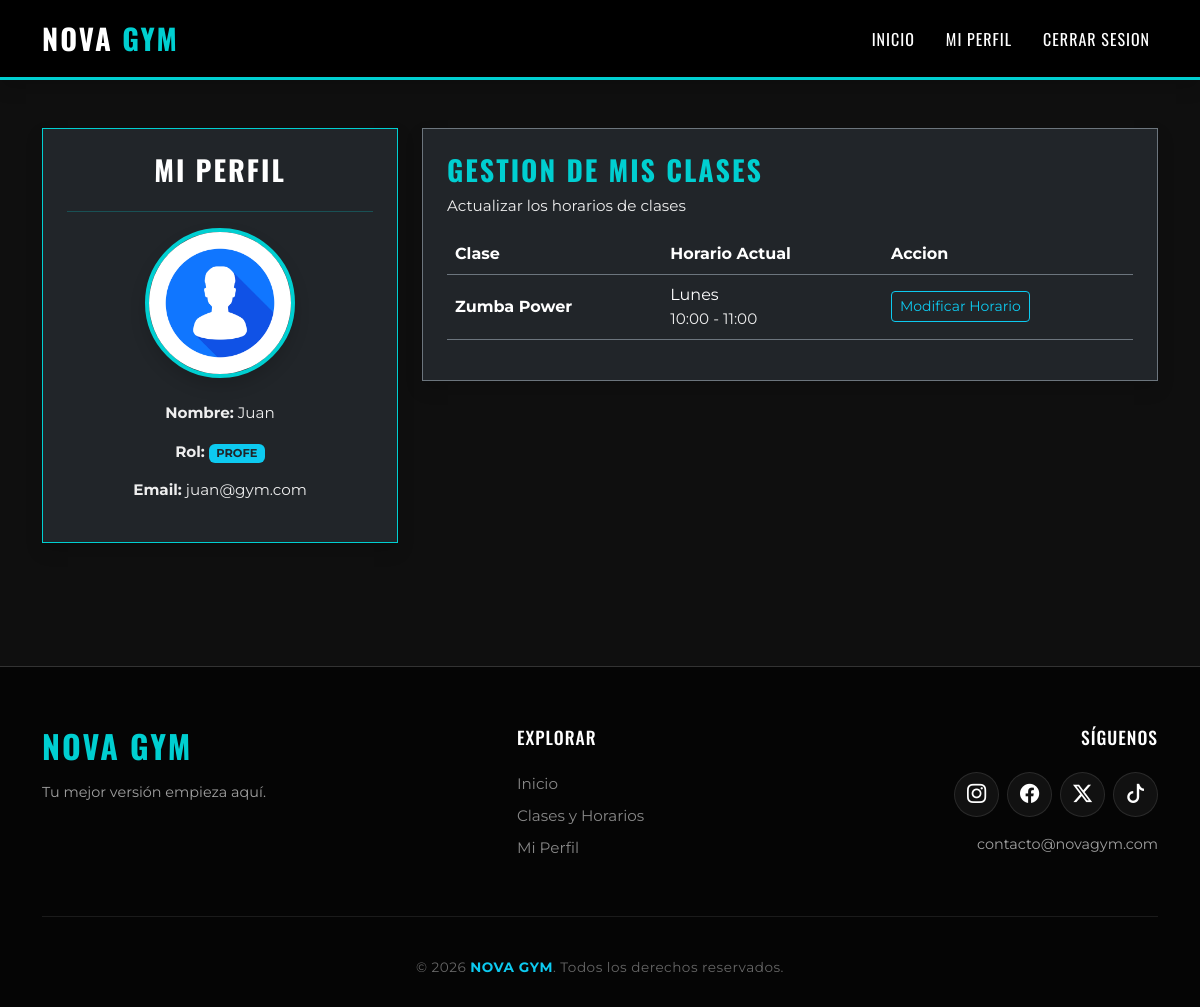
Page /pages/perfil.php (signed in) on the committed database.
### tables this page shows
CREATE TABLE clases (
    id INTEGER PRIMARY KEY AUTOINCREMENT,
    nombre TEXT NOT NULL,
    descripcion TEXT,
    dia_semana TEXT NOT NULL,
    hora_inicio TEXT NOT NULL,
    hora_fin TEXT NOT NULL,
    sala TEXT,
    id_profesor INTEGER,
    aforo_maximo INTEGER DEFAULT 20,
    solo_premium INTEGER DEFAULT 0, 
    imagen TEXT, 
    FOREIGN KEY (id_profesor) REFERENCES usuarios(id) ON DELETE SET NULL
);

### pages/perfil.php (the view, shortened to what this page needs)
<?php
include '../includes/header.php';
include '../includes/db_conexion.php';
?>
<div class="container mt-5 mb-5">
    <div class="row">
        <div class="col-md-4 mb-4">
            <div class="card bg-dark text-white p-4 shadow border-info text-center h-100" style="border-radius: 0;">
                <h3 style="font-family: 'Oswald', sans-serif;">MI PERFIL</h3>
                <hr class="border-info">
                <div class="mb-4">
                    <img src="../img/perfilFoto.jpg"
                        class="rounded-circle border border-info shadow"
                        alt="Avatar"
                        style="width: 150px; height: 150px; object-fit: cover;">
                </div>
                <p style="font-family: 'Montserrat', sans-serif;">
                    <strong>Nombre:</strong> <?php echo htmlspecialchars($_SESSION['nombre']); ?>
                </p>
                <p style="font-family: 'Montserrat', sans-serif;">
                    <strong>Rol:</strong>
                    <span class="badge bg-info text-dark"><?php echo strtoupper($_SESSION['rol']); ?></span>
                </p>
                <p style="font-family: 'Montserrat', sans-serif;">
                    <strong>Email:</strong> <?php echo htmlspecialchars($_SESSION['email']); ?>
                </p>
            </div>
        </div>
        <div class="col-md-8">
            <?php if ($_SESSION['rol'] === 'admin'): ?>
                <div class="card bg-dark text-white p-4 shadow border-secondary" style="border-radius: 0;">
                    <h3 style="font-family: 'Oswald', sans-serif; color: #00cfd1;">PANEL DE ADMIN</h3>
                    <div class="row mt-4 mb-3">
                        <div class="col-12">
                            <a href="adminUsuarios.php" class="btn btn-outline-info w-100 py-3 fw-bold" style="border-radius: 0; border-width: 2px;">
                                GESTIONAR USUARIOS (CREAR / BORRAR)
                            </a>
                        </div>
                    </div>
                    <h5 class="mt-2 text-muted" style="font-family: 'Oswald', sans-serif;">GESTION DE CLASES</h5>
                    <div class="row mt-2">
                        <div class="col-sm-4">
                            <a href="crearClases.php" class="btn btn-success w-100 py-3 mb-2" style="border-radius: 0;"> Anadir Clase</a>
                        </div>
                        <div class="col-sm-4">
                            <a href="eliminarClases.php" class="btn btn-danger w-100 py-3 mb-2" style="border-radius: 0;"> Eliminar Clases</a>
                        </div>
                        <div class="col-sm-4">
                            <a href="editarClases.php" class="btn btn-warning w-100 py-3 mb-2" style="border-radius: 0;"> Editar Clases</a>
                        </div>
                    </div>
                </div>
            <?php elseif ($_SESSION['rol'] === 'profe'): ?>
                <div class="card bg-dark text-white p-4 shadow border-secondary" style="border-radius: 0;">
                    <h3 style="font-family: 'Oswald', sans-serif; color: #00cfd1;">GESTION DE MIS CLASES</h3>
                    <p class="text-white-50">Actualizar los horarios de clases</p>
                    <div class="table-responsive">
                        <table class="table table-dark table-hover border-secondary">
                            <thead>
                                <tr class="text-info">
                                    <th>Clase</th>
                                    <th>Horario Actual</th>
                                    <th>Accion</th>
                                </tr>
                            </thead>
                            <tbody>
                                <?php
                                $id_profe = $_SESSION['id'];
                                $query = "SELECT * FROM clases WHERE id_profesor = $id_profe";
                                $res = $db->query($query);
                                while ($clase = $res->fetchArray(SQLITE3_ASSOC)):
                                ?>
                                    <tr>
                                        <td class="align-middle fw-bold"><?php echo htmlspecialchars($clase['nombre']); ?></td>
                                        <td class="align-middle">
                                            <?php echo $clase['dia_semana']; ?><br>
                                            <small class="text-muted"><?php echo $clase['hora_inicio'] . ' - ' . $clase['hora_fin']; ?></small>
                                        </td>
                                        <td class="align-middle">
                                            <a href="gestionClases.php?id=<?php echo $clase['id']; ?>" class="btn btn-outline-info btn-sm">
                                                Modificar Horario
                                            </a>
                                        </td>
                                    </tr>
                                <?php endwhile; ?>
                            </tbody>
                        </table>
                    </div>
                </div>
            <?php endif; ?>
        </div>
    </div>
</div>
<?php include '../includes/footer.php'; ?>

### styles/style.css (style rules this page uses)
html, body { height: 100%; }
body { font-family: "Montserrat", sans-serif; background-color: #0f0f0f; color: #ffffff; margin: 0; padding: 0; display: flex; flex-direction: column; overflow-x: hidden; }
main, .main-content, .container.mt-5 { flex: 1 0 auto; }
h1, h2, h3, h4, .navbar-brand { font-family: "Oswald", sans-serif; text-transform: uppercase; font-weight: 700; letter-spacing: 2px; }
.card { background-color: #1a1a1a; border-radius: 0; border: 1px solid #333; color: #fff; transition: all 0.3s ease; }
.card p, .text-muted { color: #eeeeee !important; font-size: 0.95rem; }
.border-info { border-color: #00cfd1 !important; }
.rounded-circle { border-width: 4px !important; border-color: #00cfd1 !important; }

### rows in the picture
clases: nombre "Zumba Power", dia_semana "Lunes", hora_inicio "10:00", hora_fin "11:00"

### other values in the picture
$_SESSION['nombre'] "Juan"
$_SESSION['rol'] "PROFE"
$_SESSION['email'] "juan@gym.com"
